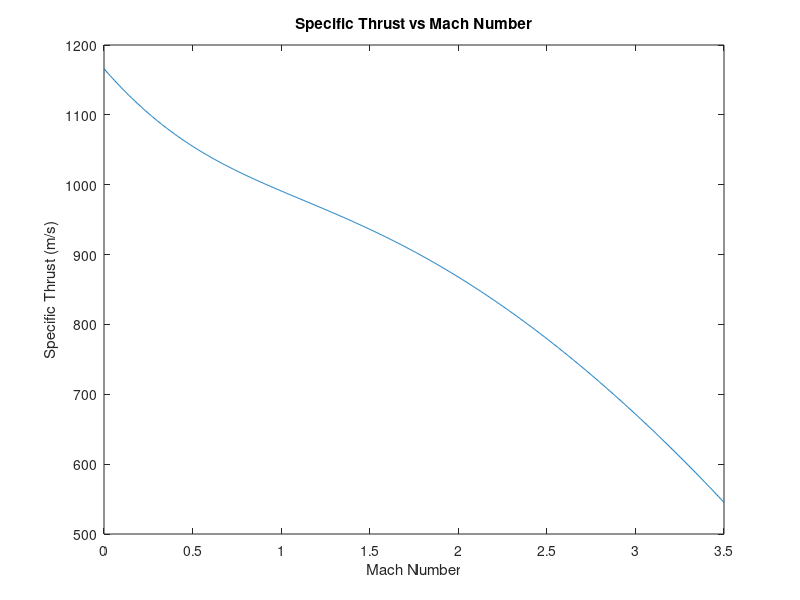
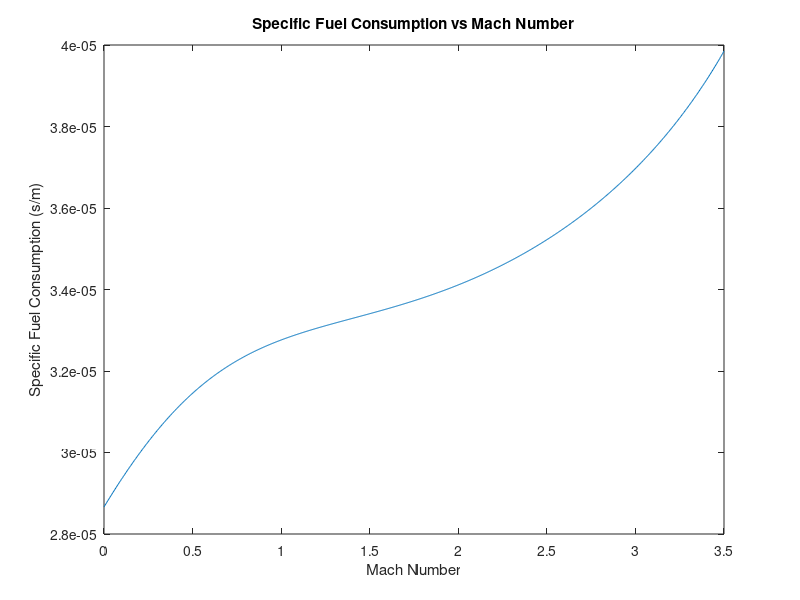

Write MATLAB code to recreate these figures, in order.
% Logan Prust - Aer E 411 - Homework 5 - Problem 3

clear,clc;

% define constants
pic = 10;
gamma = 1.4;
T0 = 210;
Cp = 1005;
h = 4.42E7;
taulambda = 7;
taulambdaAB = 8;

% calculate stuff
R = Cp*(gamma-1)/gamma;
a0 = sqrt(gamma*R*T0);
tauc = pic^((gamma-1)/gamma);

n=1000;
M0 = linspace(0,3.5,n);

% carry out other calculations
for i=1:n
    taur(i) = 1 + (gamma-1)/2*M0(i)^2;
    taut(i) = 1 - taur(i)/taulambda*(tauc-1);
    spcthrust(i) = a0*(sqrt(2/(gamma-1)*taulambdaAB/taut(i)/tauc/taur(i)*(taut(i)*tauc*taur(i)-1)) - M0(i));
    ftotal(i) = Cp*T0/h*(taulambdaAB - taur(i));
    S(i) = ftotal(i)/spcthrust(i);
end

% plot results
figure(1);
plot(M0,spcthrust);
xlabel('Mach Number');
ylabel('Specific Thrust (m/s)');
title('Specific Thrust vs Mach Number');

figure(2);
plot(M0,S);
xlabel('Mach Number');
ylabel('Specific Fuel Consumption (s/m)');
title('Specific Fuel Consumption vs Mach Number');
